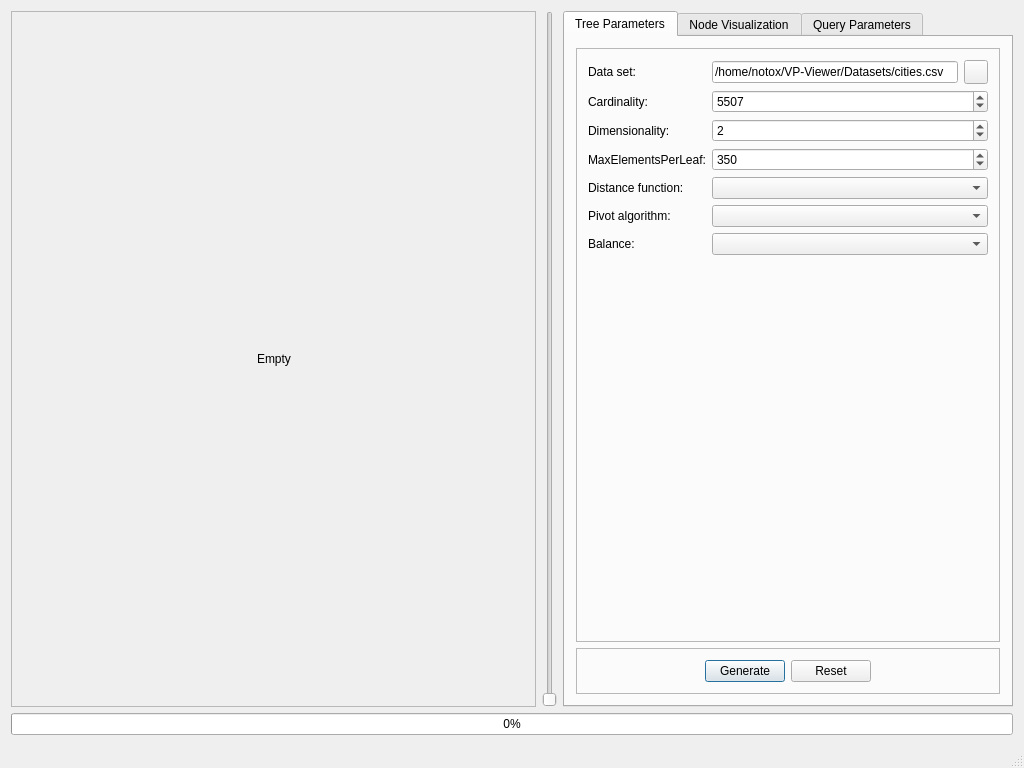
<?xml version="1.0" encoding="UTF-8"?>
<ui version="4.0">
 <class>MainWindow</class>
 <widget class="QMainWindow" name="MainWindow">
  <property name="geometry">
   <rect>
    <x>0</x>
    <y>0</y>
    <width>1024</width>
    <height>768</height>
   </rect>
  </property>
  <property name="sizePolicy">
   <sizepolicy hsizetype="Fixed" vsizetype="Fixed">
    <horstretch>0</horstretch>
    <verstretch>0</verstretch>
   </sizepolicy>
  </property>
  <property name="minimumSize">
   <size>
    <width>0</width>
    <height>0</height>
   </size>
  </property>
  <property name="windowTitle">
   <string>VP-Viewer</string>
  </property>
  <widget class="QWidget" name="centralWidget">
   <layout class="QGridLayout" name="gridLayout_2">
    <item row="0" column="1">
     <widget class="QFrame" name="frame_2">
      <property name="maximumSize">
       <size>
        <width>20</width>
        <height>16777215</height>
       </size>
      </property>
      <property name="styleSheet">
       <string notr="true">border: 0px</string>
      </property>
      <property name="frameShape">
       <enum>QFrame::StyledPanel</enum>
      </property>
      <property name="frameShadow">
       <enum>QFrame::Raised</enum>
      </property>
      <property name="lineWidth">
       <number>0</number>
      </property>
      <layout class="QHBoxLayout" name="horizontalLayout_3">
       <property name="spacing">
        <number>0</number>
       </property>
       <property name="leftMargin">
        <number>0</number>
       </property>
       <property name="topMargin">
        <number>0</number>
       </property>
       <property name="rightMargin">
        <number>0</number>
       </property>
       <property name="bottomMargin">
        <number>0</number>
       </property>
       <item>
        <widget class="QSlider" name="sldrZoom">
         <property name="maximumSize">
          <size>
           <width>30</width>
           <height>16777215</height>
          </size>
         </property>
         <property name="styleSheet">
          <string notr="true">border: 0px</string>
         </property>
         <property name="minimum">
          <number>0</number>
         </property>
         <property name="maximum">
          <number>5</number>
         </property>
         <property name="singleStep">
          <number>1</number>
         </property>
         <property name="pageStep">
          <number>1</number>
         </property>
         <property name="value">
          <number>0</number>
         </property>
         <property name="sliderPosition">
          <number>0</number>
         </property>
         <property name="orientation">
          <enum>Qt::Vertical</enum>
         </property>
         <property name="invertedAppearance">
          <bool>false</bool>
         </property>
         <property name="invertedControls">
          <bool>false</bool>
         </property>
        </widget>
       </item>
      </layout>
     </widget>
    </item>
    <item row="0" column="0">
     <widget class="QScrollArea" name="scrollArea">
      <property name="sizePolicy">
       <sizepolicy hsizetype="Expanding" vsizetype="Expanding">
        <horstretch>0</horstretch>
        <verstretch>0</verstretch>
       </sizepolicy>
      </property>
      <property name="styleSheet">
       <string notr="true"/>
      </property>
      <property name="verticalScrollBarPolicy">
       <enum>Qt::ScrollBarAsNeeded</enum>
      </property>
      <property name="horizontalScrollBarPolicy">
       <enum>Qt::ScrollBarAsNeeded</enum>
      </property>
      <property name="sizeAdjustPolicy">
       <enum>QAbstractScrollArea::AdjustIgnored</enum>
      </property>
      <property name="widgetResizable">
       <bool>true</bool>
      </property>
      <property name="alignment">
       <set>Qt::AlignCenter</set>
      </property>
      <widget class="QWidget" name="scrollAreaWidgetContents">
       <property name="geometry">
        <rect>
         <x>0</x>
         <y>0</y>
         <width>527</width>
         <height>697</height>
        </rect>
       </property>
       <layout class="QGridLayout" name="gridLayout_3">
        <item row="0" column="1">
         <spacer name="verticalSpacer_5">
          <property name="orientation">
           <enum>Qt::Vertical</enum>
          </property>
          <property name="sizeHint" stdset="0">
           <size>
            <width>20</width>
            <height>183</height>
           </size>
          </property>
         </spacer>
        </item>
        <item row="1" column="0">
         <spacer name="horizontalSpacer_4">
          <property name="orientation">
           <enum>Qt::Horizontal</enum>
          </property>
          <property name="sizeHint" stdset="0">
           <size>
            <width>195</width>
            <height>20</height>
           </size>
          </property>
         </spacer>
        </item>
        <item row="1" column="1">
         <widget class="QLabel" name="lblTree">
          <property name="sizePolicy">
           <sizepolicy hsizetype="Expanding" vsizetype="Expanding">
            <horstretch>0</horstretch>
            <verstretch>0</verstretch>
           </sizepolicy>
          </property>
          <property name="text">
           <string>Empty</string>
          </property>
          <property name="scaledContents">
           <bool>false</bool>
          </property>
          <property name="alignment">
           <set>Qt::AlignCenter</set>
          </property>
         </widget>
        </item>
        <item row="1" column="2">
         <spacer name="horizontalSpacer_5">
          <property name="orientation">
           <enum>Qt::Horizontal</enum>
          </property>
          <property name="sizeHint" stdset="0">
           <size>
            <width>194</width>
            <height>20</height>
           </size>
          </property>
         </spacer>
        </item>
        <item row="2" column="1">
         <spacer name="verticalSpacer_4">
          <property name="orientation">
           <enum>Qt::Vertical</enum>
          </property>
          <property name="sizeHint" stdset="0">
           <size>
            <width>20</width>
            <height>183</height>
           </size>
          </property>
         </spacer>
        </item>
       </layout>
      </widget>
     </widget>
    </item>
    <item row="1" column="0" colspan="3">
     <widget class="QProgressBar" name="progressBar">
      <property name="value">
       <number>0</number>
      </property>
     </widget>
    </item>
    <item row="0" column="2">
     <widget class="QTabWidget" name="tabWidget">
      <property name="sizePolicy">
       <sizepolicy hsizetype="Fixed" vsizetype="Expanding">
        <horstretch>0</horstretch>
        <verstretch>0</verstretch>
       </sizepolicy>
      </property>
      <property name="minimumSize">
       <size>
        <width>450</width>
        <height>0</height>
       </size>
      </property>
      <property name="maximumSize">
       <size>
        <width>450</width>
        <height>16777215</height>
       </size>
      </property>
      <property name="currentIndex">
       <number>0</number>
      </property>
      <widget class="QWidget" name="tabTreeParameters">
       <attribute name="title">
        <string>Tree Parameters</string>
       </attribute>
       <layout class="QVBoxLayout" name="verticalLayout">
        <item>
         <widget class="QFrame" name="frTreeParameters">
          <property name="sizePolicy">
           <sizepolicy hsizetype="Expanding" vsizetype="Expanding">
            <horstretch>0</horstretch>
            <verstretch>0</verstretch>
           </sizepolicy>
          </property>
          <property name="styleSheet">
           <string notr="true"/>
          </property>
          <property name="frameShape">
           <enum>QFrame::StyledPanel</enum>
          </property>
          <property name="frameShadow">
           <enum>QFrame::Plain</enum>
          </property>
          <layout class="QGridLayout" name="gridLayout">
           <item row="3" column="1" colspan="2">
            <widget class="QSpinBox" name="spboxDimensionality">
             <property name="maximum">
              <number>999999999</number>
             </property>
             <property name="value">
              <number>2</number>
             </property>
            </widget>
           </item>
           <item row="6" column="1" colspan="2">
            <widget class="QComboBox" name="cbxPivotType">
             <property name="currentText">
              <string/>
             </property>
            </widget>
           </item>
           <item row="8" column="1">
            <spacer name="verticalSpacer">
             <property name="orientation">
              <enum>Qt::Vertical</enum>
             </property>
             <property name="sizeHint" stdset="0">
              <size>
               <width>20</width>
               <height>40</height>
              </size>
             </property>
            </spacer>
           </item>
           <item row="0" column="1">
            <widget class="QLineEdit" name="edtDatasetLocation">
             <property name="text">
              <string>/home/notox/VP-Viewer/Datasets/cities.csv</string>
             </property>
            </widget>
           </item>
           <item row="2" column="1" colspan="2">
            <widget class="QSpinBox" name="spboxCardinality">
             <property name="maximum">
              <number>999999999</number>
             </property>
             <property name="value">
              <number>5507</number>
             </property>
            </widget>
           </item>
           <item row="5" column="0">
            <widget class="QLabel" name="label_16">
             <property name="text">
              <string>Distance function:</string>
             </property>
            </widget>
           </item>
           <item row="4" column="1" colspan="2">
            <widget class="QSpinBox" name="spboxMaxElementsPerLeaf">
             <property name="maximum">
              <number>999999999</number>
             </property>
             <property name="value">
              <number>350</number>
             </property>
            </widget>
           </item>
           <item row="2" column="0">
            <widget class="QLabel" name="label_5">
             <property name="text">
              <string>Cardinality:</string>
             </property>
            </widget>
           </item>
           <item row="7" column="1" colspan="2">
            <widget class="QComboBox" name="cbxBalance">
             <property name="styleSheet">
              <string notr="true"/>
             </property>
            </widget>
           </item>
           <item row="0" column="2">
            <widget class="QPushButton" name="btnFileDialog">
             <property name="sizePolicy">
              <sizepolicy hsizetype="Fixed" vsizetype="Fixed">
               <horstretch>0</horstretch>
               <verstretch>0</verstretch>
              </sizepolicy>
             </property>
             <property name="minimumSize">
              <size>
               <width>24</width>
               <height>24</height>
              </size>
             </property>
             <property name="maximumSize">
              <size>
               <width>24</width>
               <height>24</height>
              </size>
             </property>
             <property name="baseSize">
              <size>
               <width>24</width>
               <height>24</height>
              </size>
             </property>
             <property name="text">
              <string/>
             </property>
             <property name="icon">
              <iconset resource="resources.qrc">
               <normaloff>:/folderIcon.png</normaloff>:/folderIcon.png</iconset>
             </property>
            </widget>
           </item>
           <item row="6" column="0">
            <widget class="QLabel" name="label_3">
             <property name="text">
              <string>Pivot algorithm:</string>
             </property>
            </widget>
           </item>
           <item row="4" column="0">
            <widget class="QLabel" name="label_2">
             <property name="text">
              <string>MaxElementsPerLeaf:</string>
             </property>
            </widget>
           </item>
           <item row="7" column="0">
            <widget class="QLabel" name="label_4">
             <property name="text">
              <string>Balance:</string>
             </property>
            </widget>
           </item>
           <item row="0" column="0">
            <widget class="QLabel" name="label">
             <property name="text">
              <string>Data set:</string>
             </property>
            </widget>
           </item>
           <item row="5" column="1" colspan="2">
            <widget class="QComboBox" name="cbxDistanceFunction">
             <property name="currentText">
              <string/>
             </property>
            </widget>
           </item>
           <item row="3" column="0">
            <widget class="QLabel" name="label_15">
             <property name="text">
              <string>Dimensionality:</string>
             </property>
            </widget>
           </item>
          </layout>
         </widget>
        </item>
        <item>
         <widget class="QFrame" name="frGenerateButton">
          <property name="styleSheet">
           <string notr="true"/>
          </property>
          <property name="frameShape">
           <enum>QFrame::StyledPanel</enum>
          </property>
          <property name="frameShadow">
           <enum>QFrame::Raised</enum>
          </property>
          <layout class="QHBoxLayout" name="horizontalLayout_2">
           <item>
            <spacer name="horizontalSpacer">
             <property name="orientation">
              <enum>Qt::Horizontal</enum>
             </property>
             <property name="sizeHint" stdset="0">
              <size>
               <width>40</width>
               <height>20</height>
              </size>
             </property>
            </spacer>
           </item>
           <item>
            <widget class="QPushButton" name="btnGenerate">
             <property name="text">
              <string>Generate</string>
             </property>
             <property name="autoDefault">
              <bool>true</bool>
             </property>
             <property name="default">
              <bool>true</bool>
             </property>
            </widget>
           </item>
           <item>
            <widget class="QPushButton" name="btnReset">
             <property name="text">
              <string>Reset</string>
             </property>
            </widget>
           </item>
           <item>
            <spacer name="horizontalSpacer_6">
             <property name="orientation">
              <enum>Qt::Horizontal</enum>
             </property>
             <property name="sizeHint" stdset="0">
              <size>
               <width>40</width>
               <height>20</height>
              </size>
             </property>
            </spacer>
           </item>
          </layout>
         </widget>
        </item>
       </layout>
      </widget>
      <widget class="QWidget" name="tabNodeVisualization">
       <attribute name="title">
        <string>Node Visualization</string>
       </attribute>
       <layout class="QGridLayout" name="gridLayout_4">
        <item row="0" column="0">
         <widget class="QFrame" name="frame">
          <property name="sizePolicy">
           <sizepolicy hsizetype="MinimumExpanding" vsizetype="Fixed">
            <horstretch>0</horstretch>
            <verstretch>0</verstretch>
           </sizepolicy>
          </property>
          <property name="styleSheet">
           <string notr="true"/>
          </property>
          <property name="frameShape">
           <enum>QFrame::StyledPanel</enum>
          </property>
          <property name="frameShadow">
           <enum>QFrame::Raised</enum>
          </property>
          <layout class="QFormLayout" name="formLayout_2">
           <item row="0" column="0">
            <widget class="QLabel" name="label_6">
             <property name="text">
              <string>Node ID:</string>
             </property>
            </widget>
           </item>
           <item row="0" column="1">
            <widget class="QComboBox" name="cbxNodesID">
             <property name="insertPolicy">
              <enum>QComboBox::InsertAtBottom</enum>
             </property>
            </widget>
           </item>
           <item row="1" column="0">
            <widget class="QLabel" name="label_7">
             <property name="text">
              <string>Pivot Value:</string>
             </property>
            </widget>
           </item>
           <item row="3" column="0">
            <widget class="QLabel" name="label_9">
             <property name="text">
              <string>Median:</string>
             </property>
            </widget>
           </item>
           <item row="5" column="0">
            <widget class="QLabel" name="label_11">
             <property name="text">
              <string>Maximum Distance:</string>
             </property>
            </widget>
           </item>
           <item row="1" column="1">
            <widget class="QLabel" name="lblPivotValue">
             <property name="sizePolicy">
              <sizepolicy hsizetype="Preferred" vsizetype="Preferred">
               <horstretch>0</horstretch>
               <verstretch>0</verstretch>
              </sizepolicy>
             </property>
             <property name="text">
              <string>NULL</string>
             </property>
            </widget>
           </item>
           <item row="3" column="1">
            <widget class="QLabel" name="lblMedianValue">
             <property name="text">
              <string>NULL</string>
             </property>
            </widget>
           </item>
           <item row="5" column="1">
            <widget class="QLabel" name="lblHistogram">
             <property name="text">
              <string>NULL</string>
             </property>
            </widget>
           </item>
          </layout>
         </widget>
        </item>
        <item row="1" column="0">
         <widget class="QWidget" name="wgetHistogram" native="true"/>
        </item>
       </layout>
      </widget>
      <widget class="QWidget" name="tabQueryParameters">
       <attribute name="title">
        <string>Query Parameters</string>
       </attribute>
       <layout class="QVBoxLayout" name="verticalLayout_3">
        <item>
         <widget class="QFrame" name="frQueryParameters">
          <property name="styleSheet">
           <string notr="true"/>
          </property>
          <property name="frameShape">
           <enum>QFrame::StyledPanel</enum>
          </property>
          <property name="frameShadow">
           <enum>QFrame::Raised</enum>
          </property>
          <layout class="QGridLayout" name="gridLayout_5">
           <item row="1" column="0">
            <widget class="QLabel" name="label_10">
             <property name="sizePolicy">
              <sizepolicy hsizetype="Fixed" vsizetype="Preferred">
               <horstretch>0</horstretch>
               <verstretch>0</verstretch>
              </sizepolicy>
             </property>
             <property name="text">
              <string>Query Algorithm:</string>
             </property>
            </widget>
           </item>
           <item row="0" column="0">
            <widget class="QLabel" name="label_13">
             <property name="sizePolicy">
              <sizepolicy hsizetype="Fixed" vsizetype="Preferred">
               <horstretch>0</horstretch>
               <verstretch>0</verstretch>
              </sizepolicy>
             </property>
             <property name="text">
              <string>Query Element ID:</string>
             </property>
            </widget>
           </item>
           <item row="0" column="1">
            <widget class="QComboBox" name="cbxQueryElementID"/>
           </item>
           <item row="1" column="1">
            <widget class="QComboBox" name="cbxQueryAlgorithm">
             <property name="sizePolicy">
              <sizepolicy hsizetype="Expanding" vsizetype="Fixed">
               <horstretch>0</horstretch>
               <verstretch>0</verstretch>
              </sizepolicy>
             </property>
             <property name="currentIndex">
              <number>-1</number>
             </property>
            </widget>
           </item>
           <item row="2" column="0" colspan="2">
            <widget class="QStackedWidget" name="swgetQueryAlgorithms">
             <property name="sizePolicy">
              <sizepolicy hsizetype="Expanding" vsizetype="Fixed">
               <horstretch>0</horstretch>
               <verstretch>0</verstretch>
              </sizepolicy>
             </property>
             <property name="lineWidth">
              <number>1</number>
             </property>
             <property name="currentIndex">
              <number>1</number>
             </property>
             <widget class="QWidget" name="wgetRange">
              <layout class="QHBoxLayout" name="horizontalLayout_5">
               <item>
                <widget class="QLabel" name="lblRange">
                 <property name="sizePolicy">
                  <sizepolicy hsizetype="Fixed" vsizetype="Fixed">
                   <horstretch>0</horstretch>
                   <verstretch>0</verstretch>
                  </sizepolicy>
                 </property>
                 <property name="text">
                  <string>Range:</string>
                 </property>
                </widget>
               </item>
               <item>
                <widget class="QDoubleSpinBox" name="dspboxRange">
                 <property name="sizePolicy">
                  <sizepolicy hsizetype="Expanding" vsizetype="Fixed">
                   <horstretch>0</horstretch>
                   <verstretch>0</verstretch>
                  </sizepolicy>
                 </property>
                 <property name="decimals">
                  <number>4</number>
                 </property>
                 <property name="maximum">
                  <double>99999999.000000000000000</double>
                 </property>
                </widget>
               </item>
              </layout>
             </widget>
             <widget class="QWidget" name="wgetKNN">
              <layout class="QHBoxLayout" name="horizontalLayout_4">
               <item>
                <widget class="QLabel" name="lblK">
                 <property name="sizePolicy">
                  <sizepolicy hsizetype="Fixed" vsizetype="Fixed">
                   <horstretch>0</horstretch>
                   <verstretch>0</verstretch>
                  </sizepolicy>
                 </property>
                 <property name="text">
                  <string>K: </string>
                 </property>
                </widget>
               </item>
               <item>
                <widget class="QSpinBox" name="spboxK">
                 <property name="sizePolicy">
                  <sizepolicy hsizetype="Expanding" vsizetype="Fixed">
                   <horstretch>0</horstretch>
                   <verstretch>0</verstretch>
                  </sizepolicy>
                 </property>
                 <property name="maximum">
                  <number>99999999</number>
                 </property>
                </widget>
               </item>
              </layout>
             </widget>
            </widget>
           </item>
           <item row="3" column="0" colspan="2">
            <widget class="QStackedWidget" name="swgetResultOrHistogram">
             <property name="currentIndex">
              <number>0</number>
             </property>
             <widget class="QWidget" name="wgetDistCalcHistogram"/>
             <widget class="QWidget" name="wgetResults">
              <layout class="QGridLayout" name="gridLayout_6">
               <item row="0" column="0">
                <widget class="QPlainTextEdit" name="pTxtEdtResults"/>
               </item>
              </layout>
             </widget>
            </widget>
           </item>
          </layout>
         </widget>
        </item>
        <item>
         <widget class="QFrame" name="frQueryButton">
          <property name="styleSheet">
           <string notr="true"/>
          </property>
          <property name="frameShape">
           <enum>QFrame::StyledPanel</enum>
          </property>
          <property name="frameShadow">
           <enum>QFrame::Raised</enum>
          </property>
          <layout class="QHBoxLayout" name="horizontalLayout">
           <item>
            <spacer name="horizontalSpacer_2">
             <property name="orientation">
              <enum>Qt::Horizontal</enum>
             </property>
             <property name="sizeHint" stdset="0">
              <size>
               <width>40</width>
               <height>20</height>
              </size>
             </property>
            </spacer>
           </item>
           <item>
            <widget class="QPushButton" name="btnQuery">
             <property name="text">
              <string>Query!</string>
             </property>
            </widget>
           </item>
           <item>
            <widget class="QPushButton" name="btnChangeStackedWidget">
             <property name="enabled">
              <bool>true</bool>
             </property>
             <property name="text">
              <string>Show Results</string>
             </property>
            </widget>
           </item>
           <item>
            <widget class="QPushButton" name="btnResetQuery">
             <property name="text">
              <string>Reset</string>
             </property>
            </widget>
           </item>
           <item>
            <spacer name="horizontalSpacer_3">
             <property name="orientation">
              <enum>Qt::Horizontal</enum>
             </property>
             <property name="sizeHint" stdset="0">
              <size>
               <width>40</width>
               <height>20</height>
              </size>
             </property>
            </spacer>
           </item>
          </layout>
         </widget>
        </item>
       </layout>
      </widget>
     </widget>
    </item>
   </layout>
  </widget>
  <widget class="QStatusBar" name="statusBar"/>
 </widget>
 <layoutdefault spacing="6" margin="11"/>
 <resources>
  <include location="resources.qrc"/>
 </resources>
 <connections/>
</ui>
